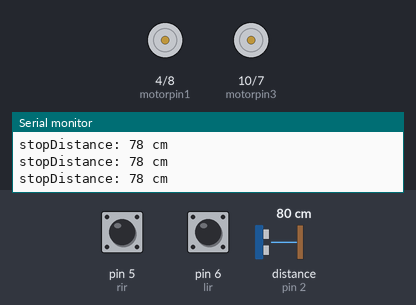
Bench run of a sketch on a simulated Arduino Uno, built with avr-gcc and run on an emulated ATmega328P. Shown: motor-driver pin pairs drawn as motors (green arrow = first pin HIGH = forward, orange = second pin HIGH = backward, longer = more drive), the last lines printed to the serial monitor. Wiring (inferred from the names in the program): ultrasonic range finder: trigger pin 3; echo pin 2. The test bench sets the inputs (shaded band); at power-on: distance to the obstacle (sensor on pin 2) 80 cm, pin 5 (rir) HIGH, pin 6 (lir) HIGH. The echo pulse lasts 58.3 µs per cm.

Above: at 1.2 s.
1.3 s: distance to the obstacle (sensor on pin 2) set to 22 cm
4.3 s: distance to the obstacle (sensor on pin 2) set to 18 cm
At 5.4 s:
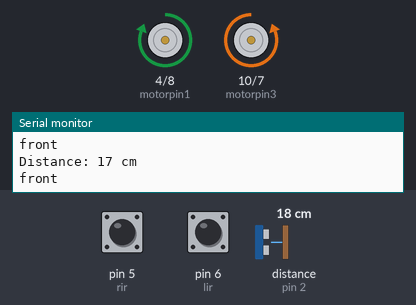
5.8 s: distance to the obstacle (sensor on pin 2) set to 2 cm
At 6.3 s:
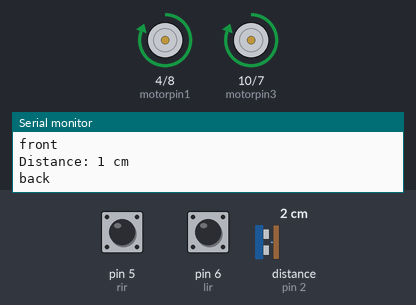
7.3 s: distance to the obstacle (sensor on pin 2) set to 9 cm
At 8.5 s:
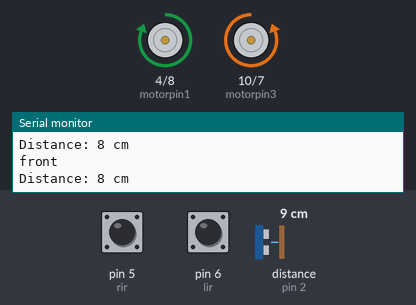
8.8 s: distance to the obstacle (sensor on pin 2) set to 4 cm
At 10.3 s:
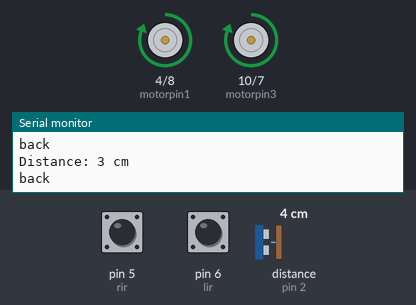
Timing chart, 0 to 11.3 s (numbered marks = the images above; inputs shaded):
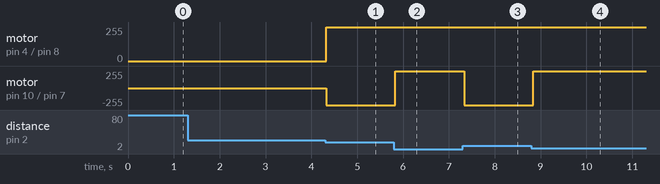

Measured:
- the behaviour switches between 21 and 20 cm on distance to the obstacle (sensor on pin 2) (found by bisection; images 0 and 1)
- after the input at 4.3 s, motor on pin 4 (motorpin1) / pin 8 (motorpin2): stopped → forward 255/255 at once; motor on pin 10 (motorpin3) / pin 7 (motorpin4): stopped → backward 255/255 at once
- after the input at 5.8 s, motor on pin 10 (motorpin3) / pin 7 (motorpin4): backward 255/255 → forward 255/255 at once
- after the input at 7.3 s, motor on pin 10 (motorpin3) / pin 7 (motorpin4): forward 255/255 → backward 255/255 at once
- after the input at 8.8 s, motor on pin 10 (motorpin3) / pin 7 (motorpin4): backward 255/255 → forward 255/255 at once

The sketch:

sketch_dec14b.ino
```cpp
#define echoPin 2
#define trigPin 3
#define motorpin1 4
#define motorpin2 8
#define motorpin3 10
#define motorpin4 7
#define rir 5
#define lir 6

long duration;
int distance;
int right;
int left;

void setup() {
  pinMode(trigPin, OUTPUT);
  pinMode(echoPin, INPUT);
  pinMode (motorpin1,OUTPUT);
  pinMode (motorpin2,OUTPUT);
  pinMode (motorpin3,OUTPUT);
  pinMode (motorpin4,OUTPUT);
  pinMode (rir,INPUT);
  pinMode (lir,INPUT);
  Serial.begin(9600);
  Serial.println("Ultrasonic Sensor HC-SR04 Test");
  Serial.println("with Arduino UNO R3");
}
void loop() {
  right = digitalRead(rir);
  //Serial.print ("right=");
  //Serial.println (right);
  left= digitalRead(lir);
  //Serial.print ("left=");
  //Serial.println (left);

  digitalWrite(trigPin, LOW);
  delayMicroseconds(2);
  digitalWrite(trigPin, HIGH);
  delayMicroseconds(10);
  digitalWrite(trigPin, LOW);
  duration = pulseIn(echoPin, HIGH);
 distance = duration * 0.034 / 2;
  Serial.print("Distance: ");
  Serial.print(distance);
  Serial.println(" cm");
  //delay (1000);

  if (distance<20 && distance>7)
  {
    digitalWrite (motorpin1,HIGH);
    digitalWrite (motorpin2,LOW);
    digitalWrite (motorpin3,LOW);
    digitalWrite (motorpin4,HIGH);
    Serial.println ("front");
  }
  else if (distance<7)
  {
    digitalWrite (motorpin1,HIGH);
    digitalWrite (motorpin2,LOW);
    digitalWrite (motorpin3,HIGH);
    digitalWrite (motorpin4,LOW);
    Serial.println ("back");
    delay(500);

  }
  else if (right  == 0)
  {
   // delay (1000);
    digitalWrite (motorpin1,HIGH);
    digitalWrite (motorpin2,LOW);
    digitalWrite (motorpin3,LOW);
    digitalWrite (motorpin4,LOW);
    Serial.println ("right");

  }
 else if (left == 0)
 {
  //delay (1000);
  digitalWrite (motorpin1,LOW);
  digitalWrite (motorpin2,LOW);
  digitalWrite (motorpin3,LOW);
  digitalWrite (motorpin4,HIGH);
  Serial.println ("left");
 }
  else
  {
    digitalWrite (motorpin1,LOW);
    digitalWrite (motorpin2,LOW);
    digitalWrite (motorpin3,LOW);
    digitalWrite (motorpin4,LOW);
    Serial.print ("stop");
  }

}
```
